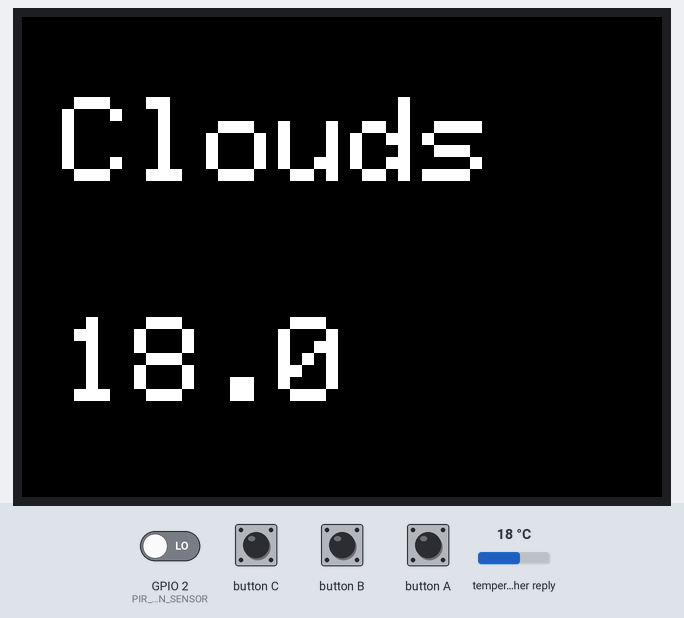
This sketch was run on a simulated ESP32. Shown: 320×240 colour display. Inputs (shaded band) come from the test bench; at power-on: GPIO 2 (PIR_MOTION_SENSOR) LOW, temperature in the weather reply 18 °C. WiFi joins after 1.5 s; servers stay silent unless stated; web services answer with replies made up by the test bench; what the sketch prints to the serial monitor is not drawn.

Above: at 2.0 s.
8.3 s: GPIO 2 (PIR_MOTION_SENSOR) driven HIGH
Timing chart, 0 to 11.3 s (numbered marks = the images above; inputs shaded):
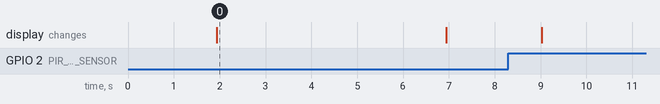

Measured:
- what the display in image 0 shows lasts 5.0 s, from 1.9 s to 6.9 s

The sketch:

main.ino
```cpp
#include <M5Stack.h>
#include <WiFi.h>
#include <HTTPClient.h>
#include <ArduinoJson.h>
WiFiClient client;
const String endpoint = "http://api.openweathermap.org/data/2.5/weather?q=tokyo,jp&APPID=";
const String key = "weather_api_key";
// Wifi接続情報
char ssid[] = "wifi_ssid";
char password[] = "wifi_pass";
#define PIR_MOTION_SENSOR 2
unsigned long lastTime;
char *previous_weather;
double previous_temp;
// Wifiをセットアップする
void setupWifi()
{
    Serial.printf("WIFI: Connecting to %s ", ssid);
    // Wifi接続を開始する
    WiFi.begin(ssid, password);
    // Wifi接続まで待つ
    while (WiFi.status() != WL_CONNECTED)
    {
        Serial.print(".");
        delay(100);
    }
    Serial.println();
    // 接続完了
    Serial.printf("WIFI :STATION Mode, SSID: %s, IP address: %s\n", WiFi.SSID().c_str(), WiFi.localIP().toString().c_str());
}
void displayWeather()
{
    // 天気をLCDに表示
    M5.Lcd.setCursor(20, 40);
    M5.Lcd.setTextSize(6);
    M5.Lcd.print(previous_weather);
    // 気温をLCDに表示
    M5.Lcd.setCursor(20, 150);
    M5.Lcd.setTextSize(6);
    M5.Lcd.printf("%.1f", previous_temp);
}
bool requestWeather()
{
    bool result = false;
    if ((WiFi.status() == WL_CONNECTED))
    {
        HTTPClient http_client;
        // URLを指定
        http_client.begin(endpoint + key);
        // GETリクエストを送信
        int http_code = http_client.GET();
        if (http_code > 0)
        {
            // レスポンス（JSON）を取得
            String json = http_client.getString();
            StaticJsonDocument<2000> json_buffer;
            auto error = deserializeJson(json_buffer, json);
            if (error)
            {
                Serial.print("deserializeJson() failed.");
                Serial.println(error.c_str());
            }
            else
            {
                // JSONから天気と気温情報を取り出す
                JsonObject json_object = json_buffer.as<JsonObject>();
                previous_weather = (char *)json_object["weather"][0]["main"].as<char *>();
                previous_temp = json_object["main"]["temp"].as<double>() - 273.15;
                // 天気情報を取得した時間を保存
                lastTime = millis();
                result = true;
            }
        }
        else
        {
            // Wifi接続に失敗した場合
            Serial.println("Error on http request");
        }
        // リソースを解放
        http_client.end();
    }
    return result;
}
void setup()
{
    // M5Stackオブジェクトを初期化する
    M5.begin();
    M5.Lcd.print("Waiting...");
    // LCDの色設定
    M5.Lcd.fillScreen(BLACK);
    M5.Lcd.setTextColor(WHITE);
    // Wifiに接続する
    setupWifi();
    // デジタルピン 2を入力に設定
    pinMode(PIR_MOTION_SENSOR, INPUT);
    // Deep Sleepからの復帰条件を設定。GPIO PIR_MOTION_SENSORに入力があると起動
    M5.setWakeupButton(PIR_MOTION_SENSOR);
    // 初回起動時に天気を取得してディスプレイに情報を表示する
    bool result = requestWeather();
    if (result)
    {
        displayWeather();
        delay(5 * 1000);
        M5.Lcd.clear();
    }
}
void loop()
{
    // 人感センサーがHIGHのときは天気情報取得処理を動かす
    if (digitalRead(PIR_MOTION_SENSOR))
    {
        unsigned long currentTime = millis();
        unsigned long thirtyMinutes = 1000 * 60 * 30;
        // 前回のデータ取得から30分経過していた場合は、天気情報を再取得する
        if (thirtyMinutes < (currentTime - lastTime))
        {
            bool result = requestWeather();
            if (result)
            {
                // APIから受け取ったデータでLCDの情報を更新
                displayWeather();
            }
        }
        else
        {
            // 30経過していない場合は、キャッシュの情報をLCDに表示
            displayWeather();
        }
        // 10秒経過したら画面の表示情報をクリアする
        delay(10 * 1000);
        M5.Lcd.clear();
    }
    else
    {
        // 1時間
        unsigned long oneHour = 1000 * 60 * 60 * 1;
        unsigned long currentTime = millis();
        if (oneHour < (currentTime - lastTime))
        {
            // 人感センサーがLOWで、かつ1時間起動がなかったら、節電のためM5StackをDeep Sleepに切り替えます
            M5.powerOFF();
        }
    }
    delay(1 * 1000);
    M5.update();
}
```
